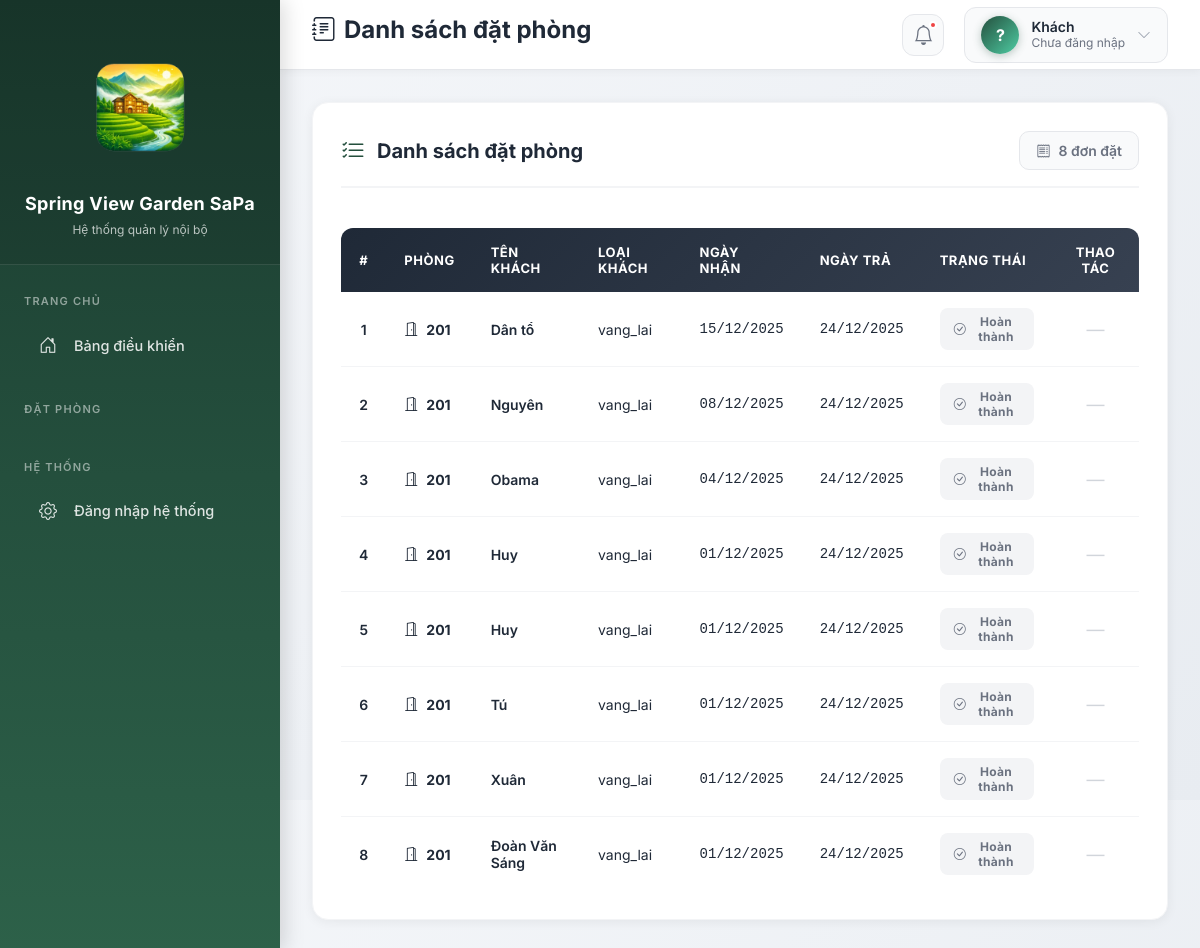
/dat-phong/danh-sach/, run on an earlier commit of the app's database.
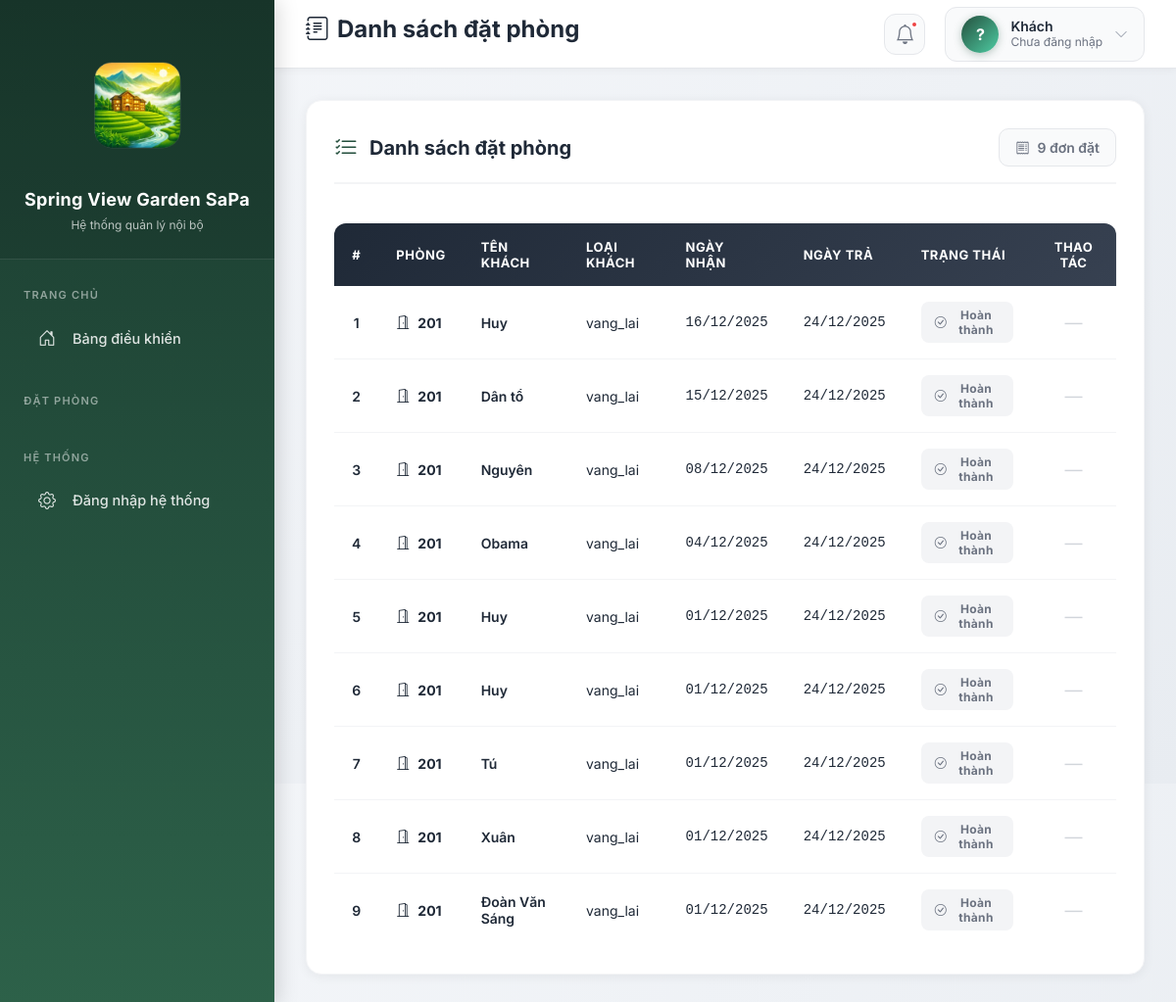
And on a later commit of the database.
### dat_phong/models.py (models this page shows, shortened)
class DatPhong(models.Model):
    LOAI_KHACH_CHOICES = [
        ('vang_lai', 'Vãng lai'),
        ('tour', 'Khách tour đoàn'),
        ('booking', 'Booking'),
        ('agoda', 'Agoda'),
        ('traveloka', 'Traveloka'),
    ]
    ma_khach = models.CharField(
        max_length=10,
        unique=True,
        editable=False,
        null=True,
        blank=True,
        verbose_name="Mã khách"
    )
    phong = models.ForeignKey(
        Phong,
        on_delete=models.PROTECT,
        verbose_name="Phòng"
    )
    ten_khach = models.CharField(
        max_length=100,
        verbose_name="Tên khách"
    )
    loai_khach = models.CharField(
        max_length=20,
        choices=LOAI_KHACH_CHOICES,
        verbose_name="Loại khách"
    )
    ngay_nhan = models.DateField(
        verbose_name="Ngày nhận phòng"
    )
    ngay_tra_du_kien = models.DateField(
        verbose_name="Ngày trả dự kiến"
    )
    ngay_tra = models.DateField(
        null=True,
        blank=True,
        verbose_name="Ngày trả phòng"
    )
    dang_o = models.BooleanField(
        default=True,
        verbose_name="Đang ở"
    )
    class Meta:
        ordering = ['-dang_o', '-ngay_nhan']

### khach_san/models.py (models this page shows, shortened)
class Phong(models.Model):
    TRANG_THAI_CHOICES = [
        ('trong', 'Trống'),
        ('dang_thue', 'Đang thuê'),
        ('dang_bao_tri', 'Đang bảo trì'),
    ]
    ma_phong = models.CharField(max_length=10, unique=True)
    loai_phong = models.ForeignKey(LoaiPhong, on_delete=models.PROTECT)
    trang_thai = models.CharField(
        max_length=20,
        choices=TRANG_THAI_CHOICES,
        default='trong'
    )

### dat_phong/views.py (the view)
# urls.py: path('danh-sach/', views.danh_sach_dat_phong, name='danh_sach_dat_phong'),
def danh_sach_dat_phong(request):
    danh_sach = DatPhong.objects.select_related('phong') \
        .order_by('-dang_o', '-ngay_nhan')
    return render(request, 'dat_phong/danh_sach_dat_phong.html', {
        'danh_sach': danh_sach
    })

### templates/dat_phong/danh_sach_dat_phong.html (shortened to what this page needs)
<html>
 <head>
  <script src="https://cdn.tailwindcss.com" type="text/javascript"></script>
 </head>
 <body>
  {% extends 'base.html' %} {% block page_title %} <i class="bi bi-journal-text me-2"></i>Danh sách đặt phòng {% endblock %}  {% block content %}
  <div class="table-container">
   <div class="table-header">
    <div class="table-title"><i class="bi bi-list-check"></i>
     <h3>Danh sách đặt phòng</h3>
    </div>
    <div class="table-count"><i class="bi bi-receipt me-2"></i>{{ danh_sach|length }} đơn đặt
    </div>
   </div> {% if danh_sach %}
   <div style="overflow-x: auto;">
    <table class="booking-table">
     <thead>
      <tr>
       <th>#</th>
       <th>Phòng</th>
       <th>Tên khách</th>
       <th>Loại khách</th>
       <th>Ngày nhận</th>
       <th>Ngày trả</th>
       <th>Trạng thái</th>
       <th>Thao tác</th>
      </tr>
     </thead>
     <tbody>
      {% for dp in danh_sach %}
      <tr>
       <td class="cell-number">{{ forloop.counter }}</td>
       <td class="cell-room"><i class="bi bi-door-open me-2"></i>{{ dp.phong.ma_phong }}</td>
       <td class="cell-guest">{{ dp.ten_khach }}</td>
       <td class="cell-type">{{ dp.loai_khach }}</td>
       <td class="cell-date">{{ dp.ngay_nhan|date:"d/m/Y" }}</td>
       <td class="cell-date">{% if dp.ngay_tra %} {{ dp.ngay_tra|date:"d/m/Y" }} {% else %} <span style="color: #d1d5db;">—</span> {% endif %}</td>
       <td class="cell-status">{% if dp.dang_o %} <span class="status-badge active"> <i class="bi bi-circle-fill" style="font-size: 8px;"></i> Đang ở </span> {% else %} <span class="status-badge completed"> <i class="bi bi-check-circle" style="font-size: 12px;"></i> Hoàn thành </span> {% endif %}</td>
       <td class="cell-action">{% if user.is_superuser %} {% if dp.dang_o %} <a href="{% url 'dat_phong:check_out' dp.id %}" class="btn-checkout"> <i class="bi bi-box-arrow-right"></i> Check-out </a> {% else %} <span class="action-disabled">—</span> {% endif %} {% else %} <span class="action-disabled">—</span> {% endif %}</td>
      </tr> {% endfor %}
     </tbody>
    </table>
   </div> {% else %}
   <div class="empty-state"><i class="bi bi-inbox"></i>
    <h5>Chưa có đơn đặt phòng</h5>
    <p>Danh sách đặt phòng sẽ được hiển thị tại đây</p>
   </div> {% endif %}
  </div> {% endblock %}

What changed in the data, as far as the page shows it:
added DatPhong: phong.ma_phong "201", ten_khach "Huy", loai_khach "vang_lai", ngay_nhan "16/12/2025", ngay_tra "24/12/2025", dang_o False (drawn)
Also different on the page:
{{ danh_sach|length }}: "8" → "9"
